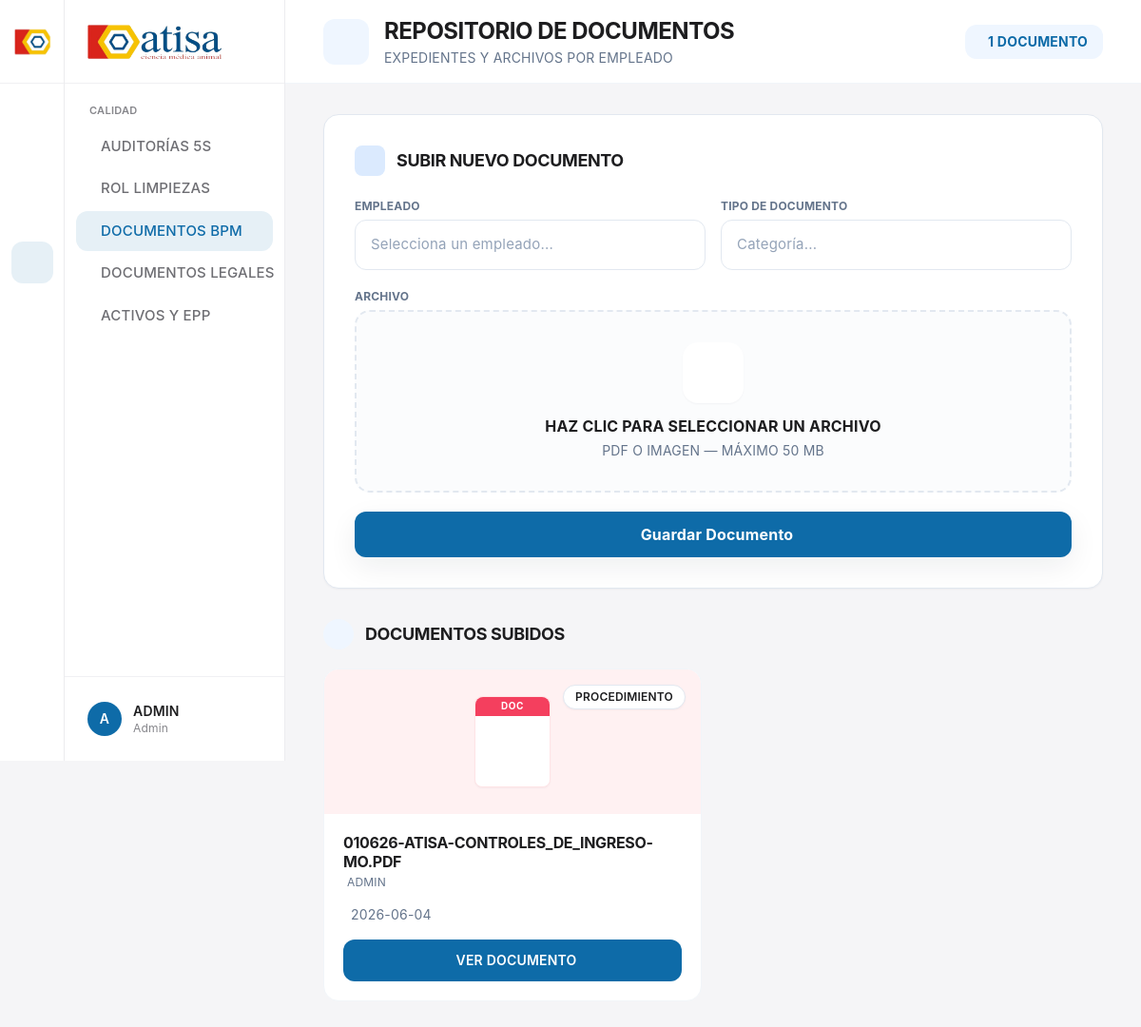
The app's page /documentos (signed in) with its own data.
### tables this page shows
CREATE TABLE usuarios (
            id INTEGER PRIMARY KEY AUTOINCREMENT,
            numero_empleado TEXT UNIQUE NOT NULL,
            nombre_completo TEXT NOT NULL,
            username TEXT UNIQUE NOT NULL,
            password_hash TEXT NOT NULL,
            rol TEXT NOT NULL,
            estatus INTEGER DEFAULT 1
        , puesto TEXT, area TEXT, cumpleanos TEXT, talla_calzado TEXT, fecha_ingreso TEXT, fecha_nacimiento TEXT, curp TEXT, rfc TEXT, nss TEXT, domicilio TEXT, telefono TEXT, correo TEXT, estado_civil TEXT, num_dependientes TEXT, emergencia_nombre TEXT, emergencia_parentesco TEXT, emergencia_telefono TEXT, escolaridad TEXT, cedula_profesional TEXT, jefe_inmediato TEXT, tipo_contrato TEXT, fecha_fin_contrato TEXT, salario_diario TEXT, tipo_jornada TEXT, turno TEXT, infonavit TEXT, fonacot TEXT, banco_clabe TEXT, fecha_baja TEXT, motivo_baja TEXT);

CREATE TABLE documentos_empleados (
            id INTEGER PRIMARY KEY AUTOINCREMENT,
            numero_empleado TEXT NOT NULL,
            tipo_documento TEXT NOT NULL,
            nombre_archivo TEXT NOT NULL,
            ruta_archivo TEXT NOT NULL,
            fecha_subida DATETIME DEFAULT (datetime('now', 'localtime')),
            FOREIGN KEY(numero_empleado) REFERENCES usuarios(numero_empleado)
        );

### erp.py (the view)
@app.route('/documentos')
@login_required
@requiere_modulo('documentos')
def documentos():
    conn = get_db_connection()
    empleados = conn.execute('SELECT * FROM usuarios ORDER BY nombre_completo').fetchall()
    documentos = conn.execute('''
        SELECT d.id, d.numero_empleado, d.tipo_documento, d.nombre_archivo,
               d.ruta_archivo, d.fecha_subida, u.nombre_completo
        FROM documentos_empleados d
        LEFT JOIN usuarios u ON d.numero_empleado = u.numero_empleado
        ORDER BY d.id DESC
    ''').fetchall()
    conn.close()
    return render_page('documentos.html', empleados=empleados, documentos=documentos)

### erp.py (called while the page is built)
def render_page(template, **context):
    layout = '_partial.html' if request.headers.get('HX-Request') else 'base.html'
    return render_template(template, _layout=layout, **context)

def construir_nav(rol):
    arbol = []
    for d in NAV_DEPARTAMENTOS:
        mods = [m for m in d['modulos'] if rol in PERMISOS.get(m[0][1:], [])]
        es_roadmap = len(d['modulos']) == 0
        if mods or (es_roadmap and rol == 'admin'):
            arbol.append({**d, 'modulos_visibles': mods, 'es_roadmap': es_roadmap})
    return arbol

@app.context_processor
def inject_globals():
    return {
        'EMPRESA_NOMBRE': EMPRESA_NOMBRE,
        'EMPRESA_CIUDAD': EMPRESA_CIUDAD,
        'tailwind_estatico': os.path.exists(os.path.join(app.static_folder, 'css', 'tailwind.css')),
        'permisos': PERMISOS,
        'nav_visible': construir_nav(session.get('rol')),
    }

def get_db_connection():
    conn = sqlite3.connect('base_planta.db', timeout=5.0)
    conn.row_factory = sqlite3.Row
    conn.execute('PRAGMA synchronous = NORMAL;')   # rápido y seguro junto a WAL
    conn.execute('PRAGMA temp_store = MEMORY;')     # tablas temporales en RAM
    conn.execute('PRAGMA cache_size = -16000;')     # ~16 MB de page cache
    conn.execute('PRAGMA foreign_keys = ON;')
    conn.execute('PRAGMA busy_timeout = 5000;')     # espera en vez de "database is locked"
    if has_app_context():
        g.setdefault('_db_conns', []).append(conn)
    return conn

@app.teardown_appcontext
def _cerrar_conexiones_db(exc):
    conns = g.pop('_db_conns', None)
    if conns:
        for c in conns:
            try:
                c.close()
            except Exception:
                pass

@app.after_request
def _auditar_cambios(response):
    try:
        if (request.method == 'POST' and 'user_id' in session
                and response.status_code < 400
                and request.path not in _AUDIT_POST_IGNORAR
                and not request.path.startswith('/static')):
            _auditar('cambio', 'Modificación de datos', request.path)
    except Exception:
        pass
    return response

def requiere_modulo(modulo):
    def decorator(f):
        @wraps(f)
        def decorated_function(*args, **kwargs):
            if 'user_id' not in session:
                return hx_redirect(url_for('login'))
            if session.get('rol') not in PERMISOS.get(modulo, []):
                return _denegar()
            return f(*args, **kwargs)
        return decorated_function
    return decorator

### templates/documentos.html (shortened to what this page needs)
{% extends _layout|default("base.html") %}
{% block content %}
<div class="flex flex-col min-h-screen bg-[#f5f5f7]">
  <header class="bg-white border-b border-slate-100 px-10 h-[88px] flex items-center justify-between sticky top-0 z-40">
    <div class="flex items-center gap-4">
      <div class="w-12 h-12 bg-blue-50 text-[#0e6ba8] rounded-xl flex items-center justify-center text-2xl">
      </div>
      <div>
        <h1 class="text-[#1d1d1f] text-2xl font-bold">Repositorio de Documentos</h1>
        <p class="text-slate-500 text-sm mt-0.5">Expedientes y archivos por empleado</p>
      </div>
    </div>
    <div class="flex items-center gap-2 bg-blue-50 text-[#0e6ba8] rounded-xl px-4 py-2">
      <span class="text-sm font-bold">{{ documentos|length }} {% if documentos|length == 1 %}documento{% else %}documentos{% endif %}</span>
    </div>
  </header>
  <div class="flex-1 px-10 py-8 space-y-8">
    <section>
      <div class="bg-white p-8 rounded-2xl shadow-sm border border-slate-200">
        <div class="flex items-center gap-3 mb-6">
          <div class="w-8 h-8 bg-blue-100 text-[#0e6ba8] rounded-lg flex items-center justify-center">
          </div>
          <h2 class="text-lg font-bold text-[#1d1d1f]">Subir Nuevo Documento</h2>
        </div>
        <form action="/subir_documento" method="POST" enctype="multipart/form-data" hx-boost="false" class="flex flex-col gap-5">
          <div class="grid grid-cols-1 md:grid-cols-2 gap-4">
            <div>
              <label class="text-xs font-bold text-slate-500 uppercase mb-1.5 block">Empleado</label>
            </div>
            <div>
              <label class="text-xs font-bold text-slate-500 uppercase mb-1.5 block">Tipo de Documento</label>
            </div>
          </div>
          <div>
            <label class="text-xs font-bold text-slate-500 uppercase mb-1.5 block">Archivo</label>
            <label for="input-archivo" class="block w-full rounded-2xl border-2 border-dashed border-slate-200 bg-slate-50/50 hover:border-[#0e6ba8] hover:bg-[#0e6ba8]/10 transition-all cursor-pointer p-8">
              <div class="flex flex-col items-center text-center">
                <div class="w-16 h-16 rounded-2xl bg-white shadow-sm flex items-center justify-center mb-3">
                </div>
                <p class="text-[#1d1d1f] font-bold text-base">Haz clic para seleccionar un archivo</p>
                <p class="text-slate-500 text-sm mt-1">PDF o imagen — máximo 50 MB</p>
              </div>
            </label>
          </div>
          <button type="submit" class="h-12 bg-[#0e6ba8] text-white font-bold rounded-xl hover:bg-[#1d1d1f] transition-all shadow-lg flex items-center justify-center gap-2">
             Guardar Documento
          </button>
        </form>
      </div>
    </section>
    <section>
      <div class="flex items-center justify-between mb-5">
        <div class="flex items-center gap-3">
          <div class="w-8 h-8 rounded-full bg-blue-50 flex items-center justify-center text-[#0e6ba8]">
          </div>
          <h2 class="text-lg font-bold text-[#1d1d1f]">Documentos Subidos</h2>
        </div>
      </div>
      {% if documentos %}
      <div class="grid grid-cols-1 md:grid-cols-2 xl:grid-cols-4 gap-6">
        {% for doc in documentos %}
        <div class="group bg-white rounded-2xl border border-slate-100 overflow-hidden hover:shadow-lg hover:border-slate-200 transition-all duration-300 flex flex-col">
          <div class="relative bg-rose-50 p-7 flex items-center justify-center">
            <div class="w-20 h-24 flex flex-col items-center justify-center bg-white rounded-lg shadow-sm border border-rose-100">
              <div class="w-full h-5 bg-rose-500 rounded-t-lg flex items-center justify-center">
                <span class="text-white text-[10px] font-bold tracking-wider">DOC</span>
              </div>
            </div>
            <span class="absolute top-4 right-4 px-3 py-1 rounded-full text-xs font-semibold bg-white text-[#1d1d1f] border border-slate-200 shadow-sm">{{ doc.tipo_documento }}</span>
          </div>
          <div class="p-5 flex flex-col flex-1">
            <h4 class="text-[#1d1d1f] font-bold text-base leading-tight line-clamp-2 mb-1" title="{{ doc.nombre_archivo }}">{{ doc.nombre_archivo }}</h4>
            <p class="text-slate-500 text-xs mb-4 truncate">{{ doc.nombre_completo or doc.numero_empleado }}</p>
            <div class="flex items-center gap-2 text-slate-500 text-sm mb-4">
              <span>{{ doc.fecha_subida[:10] if doc.fecha_subida else '' }}</span>
            </div>
            <a href="/ver_documento/{{ doc.id }}" target="_blank" class="mt-auto flex items-center justify-center gap-2 h-11 rounded-xl bg-[#0e6ba8] text-white text-sm font-semibold hover:bg-[#1d1d1f] transition-colors">
               Ver Documento
            </a>
          </div>
        </div>
        {% endfor %}
      </div>
      {% endif %}
    </section>
  </div>
</div>
{% endblock %}

### templates/base.html (shortened to what this page needs)
<!DOCTYPE html>
<html lang="es">
<head>
    <link rel="stylesheet" href="{{ url_for('static', filename='css/remixicon.min.css') }}">
    <link rel="stylesheet" href="{{ url_for('static', filename='css/estilos.css') }}">
    <link rel="stylesheet" href="{{ url_for('static', filename='css/all.min.css') }}">
    <link rel="stylesheet" href="{{ url_for('static', filename='css/select-pro.css') }}">
    {% if tailwind_estatico %}
    <link rel="stylesheet" href="{{ url_for('static', filename='css/tailwind.css') }}">
    {% else %}
    <script src="{{ url_for('static', filename='js/tailwind.js') }}"></script>
    {% endif %}
</head>
<body hx-boost="true" hx-ext="preload" hx-target="#content">
    <div id="root">
        <div class="flex min-h-screen bg-[#f5f5f7]">
            {% set _ns = namespace(activo='') %}
            {% for d in nav_visible %}
                {% for ruta, txt, icono, match in d.modulos_visibles %}
                    {% if _ns.activo == '' and (ruta == request.path or (match and request.path.startswith(match))) %}{% set _ns.activo = d.key %}{% endif %}
                {% endfor %}
            {% endfor %}
            {% if _ns.activo == '' and nav_visible %}{% set _ns.activo = nav_visible[0].key %}{% endif %}
            <aside class="fixed left-0 top-0 h-screen w-[300px] flex z-50 select-none">
                <div class="w-[68px] bg-white border-r border-[#ececef] flex flex-col items-center shrink-0">
                    <div class="h-[88px] flex items-center justify-center border-b border-[#f0f0f3] w-full">
                        <img src="{{ url_for('static', filename='img_sistema/isotipo.png') }}" alt="Atisa" class="w-10 h-10 object-contain">
                    </div>
                    <div class="flex-1 w-full py-4 flex flex-col items-center gap-1.5 overflow-y-auto">
                        {% for d in nav_visible %}
                        <button type="button" data-dept="{{ d.key }}" onclick="abrirDepto('{{ d.key }}')" title="{{ d.nombre }}"
                                class="dept-btn w-11 h-11 rounded-xl flex items-center justify-center text-[#86868b] hover:bg-[#f3f3f5] hover:text-[#1d1d1f] transition-colors duration-150 {% if d.key == _ns.activo %}dept-activo{% endif %}">
                        </button>
                        {% endfor %}
                    </div>
                </div>
                <div class="flex-1 min-w-0 bg-white border-r border-[#ececef] flex flex-col">
                    <div class="flex items-center px-6 h-[88px] border-b border-[#f0f0f3]">
                        <img alt="Atisa" class="h-9 object-contain" src="{{ url_for('static', filename='img_sistema/logo.png') }}">
                    </div>
                    <nav class="flex-1 px-3 py-5 overflow-y-auto">
                        {% for d in nav_visible %}
                        <div data-panel="{{ d.key }}" class="dept-panel {% if d.key != _ns.activo %}hidden{% endif %}">
                            <p class="px-3.5 mb-2 text-[11px] font-semibold uppercase tracking-wide text-[#86868b]">{{ d.nombre }}</p>
                            <div class="space-y-0.5">
                                {% for ruta, txt, icono, match in d.modulos_visibles %}
                                <a href="{{ ruta }}"
                                   data-nav data-match="{{ match }}"
                                   hx-get="{{ ruta }}" hx-target="#content" hx-swap="innerHTML show:window:top"
                                   hx-push-url="true" hx-indicator="#barra-progreso, #content"
                                   preload="mouseover"
                                   class="nav-link w-full flex items-center gap-3 px-3.5 py-2.5 rounded-xl text-[15px] font-medium text-[#6e6e73] hover:bg-[#f3f3f5] hover:text-[#1d1d1f] transition-colors duration-150 whitespace-nowrap">
                                    <span>{{ txt }}</span>
                                </a>
                                {% endfor %}
                            </div>
                        </div>
                        {% endfor %}
                    </nav>
                    <div class="px-3 py-4 border-t border-[#f0f0f3]">
                        <div class="flex items-center gap-3 px-3 py-2.5 rounded-xl hover:bg-[#f3f3f5] transition-colors">
                            <div class="w-9 h-9 flex items-center justify-center rounded-full bg-[#0e6ba8] text-white font-semibold text-sm shrink-0 uppercase">
                                {{ (session.get('nombre') or 'U')[:1] }}
                            </div>
                            <div class="flex-1 min-w-0">
                                <p class="text-[#1d1d1f] text-sm font-semibold truncate">{{ session.get('nombre', 'Usuario') }}</p>
                                <p class="text-[#86868b] text-xs truncate capitalize">{{ session.get('rol', 'Colaborador') }}</p>
                            </div>
                            <a href="/logout" hx-boost="false" class="w-8 h-8 flex items-center justify-center text-[#86868b] hover:text-rose-500 transition-colors cursor-pointer" title="Cerrar sesión">
                            </a>
                        </div>
                    </div>
                </div>
            </aside>
            <main class="flex-1 ml-[300px] flex flex-col min-h-screen">
                <div id="content">
                    {% block content %}{% endblock %}
                </div>
            </main>
        </div>
    </div>
</body>
</html>

### templates/base.html (style rules this page uses)
.nav-activo { background: rgba(14,107,168,.10); color: #0e6ba8 !important; }
.dept-activo { background: rgba(14,107,168,.10); color: #0e6ba8 !important; }
body { text-transform: uppercase; letter-spacing: .012em; }
.w-\[300px\] { width:300px }
.w-\[68px\] { width:68px }
.ml-\[300px\] { margin-left:300px }
.space-y-0\.5 > :not([hidden]) ~ :not([hidden]) { margin-top:.125rem }
.text-\[\#0e6ba8\] { color:#0e6ba8 }
.bg-\[\#0e6ba8\] { background-color:#0e6ba8 }
.text-\[\#1d1d1f\] { color:#1d1d1f }
.text-\[\#6e6e73\] { color:#6e6e73 }
.text-\[\#86868b\] { color:#86868b }

### records on screen
usuarios: nombre_completo "A", get "ADMIN", get "Admin"
documentos_empleados: tipo_documento "PROCEDIMIENTO", nombre_archivo "010626-ATISA-CONTROLES_DE_INGRESO-MO.PDF", nombre_completo "ADMIN", fecha_subida "2026-06-04"

### other values on screen
{{ d.nombre }} "CALIDAD"
{{ txt }} "AUDITORÍAS 5S" "ROL LIMPIEZAS" "DOCUMENTOS BPM" "DOCUMENTOS LEGALES" "ACTIVOS Y EPP"
{{ documentos|length }} "1"
